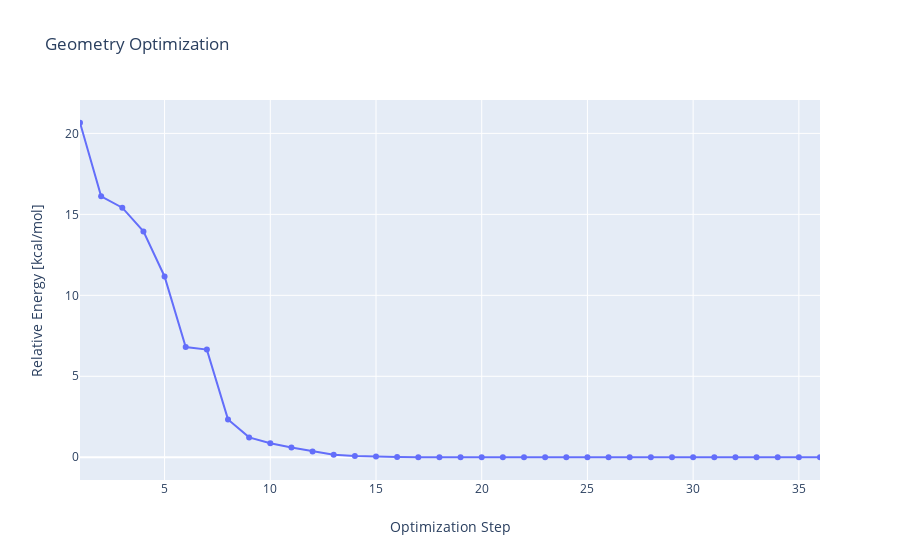

Source (notebook cell):
### Code cell
optrec.show_history()

### Figure 1 — Plotly figure (JSON) as saved in the notebook; plotly's stock layout.template omitted (floating-point values rounded to 4 significant figures)
{"data": [{"mode": "lines+markers", "type": "scatter", "x": [1, 2, 3, 4, 5, 6, 7, 8, 9, 10, 11, 12, 13, 14, 15, 16, 17, 18, 19, 20, 21, 22, 23, 24, 25, 26, 27, 28, 29, 30, 31, 32, 33, 34, 35, 36], "y": [20.66, 16.11, 15.41, 13.95, 11.16, 6.806, 6.649, 2.337, 1.227, 0.86, 0.598, 0.352, 0.148, 0.084, 0.039, 0.014, 0.005, 0.002, 0.001, 0.001, 0.001, 0, 0, 0, 0, 0, 0.001, 0.002, 0.002, 0.001, 0.001, 0.001, 0.001, 0.002, 0.002, 0.002]}], "layout": {"title": {"text": "Geometry Optimization"}, "xaxis": {"range": [1, 36], "title": {"text": "Optimization Step"}}, "yaxis": {"title": {"text": "Relative Energy [kcal/mol]"}, "zeroline": true}}}
